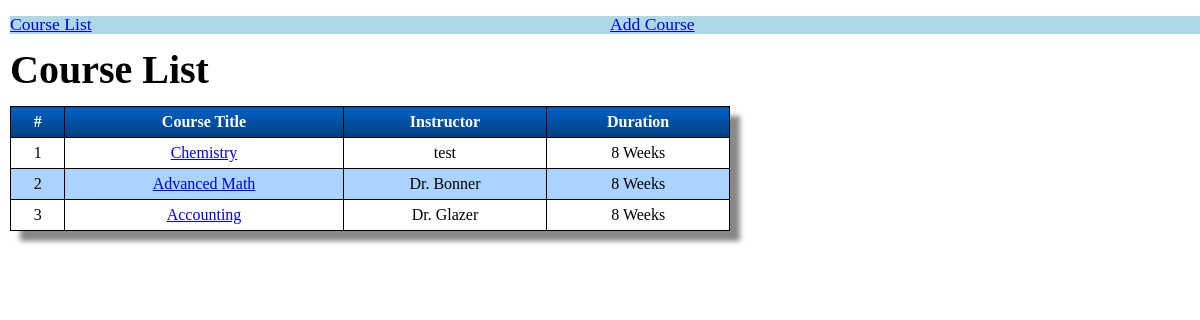
The app's page /courses, older data.
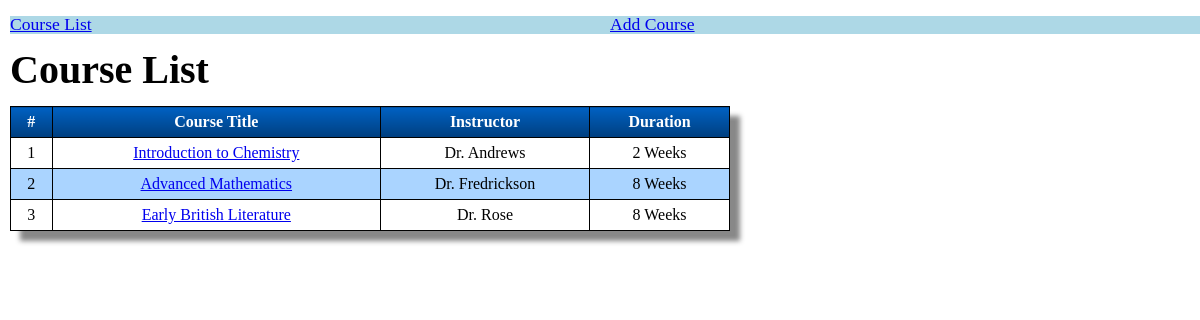
The same page, newer data.
### courses/models.py (models this page shows, shortened)
class Course(models.Model):
    title = models.CharField(max_length=100)
    description = models.TextField()
    instructor = models.CharField(max_length=100)
    duration = models.IntegerField(choices=[(2, "2 Weeks"), (8, "8 Weeks")])
    courseArt = models.ImageField(upload_to="course_art", max_length=100)

### courses/views.py (the view)
class CourseListView(ListView):
    model = Course
    template_name = "course_list.html"

### templates/course_list.html
{% extends "base.html" %}
{% block body %}
    <h1>Course List</h1>
    <br/>
    <table class="CSSTableGenerator">
        <tr>
            <td>#</td>
            <td>Course Title</td>
            <td>Instructor</td>
            <td>Duration</td>
        </tr>
        {% for object in object_list %}
            <tr>
                <td>{{ object.id }}</td>
                <td><a href="{% url "detail" object.id %}">{{ object.title }}</a></td>
                <td>{{ object.instructor }}</td>
                <td>{{ object.duration }} Weeks</td>
            </tr>
        {% endfor %}
    </table>
{% endblock %}

### templates/base.html (shortened to what this page needs)
{% load staticfiles %}
<!DOCTYPE html>
<html lang="en">
<head>
    <link href="{% static "Reset_Stylesheet.css" %}" rel="stylesheet" type="text/css">
    <link href="{% static "style.css" %}" rel="stylesheet" type="text/css">
</head>
<body>
    <nav>
        <ul>
            <li>
                <a href="{% url "list" %}">Course List</a>
            </li>
            <li>
                <a href="{% url "add" %}">Add Course</a>
            </li>
        </ul>
    </nav>
    <br/>
    <div>
        {% block body %}
        {% endblock %}
    </div>
</body>
</html>

### static/style.css (style rules this page uses)
body { width: 100%; margin: 10px 10px; }
nav { background: lightblue; font-size: 110%; width: 100%; }
nav ul { background: lightblue; width: 100%; }
nav ul li { background: lightblue; width: 50%; float: left; }
h1 { font-size: 40px; }
.CSSTableGenerator { margin:0px;padding:0px; width:60%; box-shadow: 10px 10px 5px #888888; border:1px solid #000000; -moz-border-radius-bottomleft:0px; -webkit-border-bottom-left-radius:0px; border-bottom-left-radius:0px; -moz-border-radius-bottomright:0px; -webkit-border-bottom-right-radius:0px; border-bottom-right-radius:0px; -moz-border-radius-topright:0px; -webkit-border-top-right-radius:0px; border-top-right-radius:0px; -moz-border-radius-topleft:0px; -webkit-border-top-left-radius:0px; border-top-left-radius:0px; }
.CSSTableGenerator tr:last-child td:last-child { -moz-border-radius-bottomright:0px; -webkit-border-bottom-right-radius:0px; border-bottom-right-radius:0px; }
.CSSTableGenerator tr:last-child td:first-child { -moz-border-radius-bottomleft:0px; -webkit-border-bottom-left-radius:0px; border-bottom-left-radius:0px; }
.CSSTableGenerator tr:nth-child(odd) { background-color:#aad4ff; }
.CSSTableGenerator tr:nth-child(even) { background-color:#ffffff; }
.CSSTableGenerator td { vertical-align:middle; border:1px solid #000000; border-width:0px 1px 1px 0px; text-align:center; padding:7px; font-weight:normal; color:#000000; }
.CSSTableGenerator tr:last-child td { border-width:0px 1px 0px 0px; }
.CSSTableGenerator tr td:last-child { border-width:0px 0px 1px 0px; }
.CSSTableGenerator tr:last-child td:last-child { border-width:0px 0px 0px 0px; }
.CSSTableGenerator tr:first-child td { background:-o-linear-gradient(bottom, #005fbf 5%, #003f7f 100%); background:-webkit-gradient( linear, left top, left bottom, color-stop(0.05, #005fbf), color-stop(1, #003f7f) ); background:-moz-linear-gradient( center top, #005fbf 5%, #003f7f 100% ); filter:progid:DXImageTransform.Microsoft.gradient(startColorstr="#005fbf", endColorstr="#003f7f"); background: -o-linear-gradient(top,#005fbf,003f7f); background-color:#005fbf; border:0px solid #000000; text-align:center; border-width:0px 0px 1px 1px; font-weight:bold; color:#ffffff; }
.CSSTableGenerator tr:first-child td:first-child { border-width:0px 0px 1px 0px; }
.CSSTableGenerator tr:first-child td:last-child { border-width:0px 0px 1px 1px; }

Row changes from the older to the newer data that the page shows:
changed Course id 1: title "Chemistry" → "Introduction to Chemistry"; instructor "test" → "Dr. Andrews"; duration "8" → "2"
changed Course id 2: title "Advanced Math" → "Advanced Mathematics"; instructor "Dr. Bonner" → "Dr. Fredrickson"
changed Course id 3: title "Accounting" → "Early British Literature"; instructor "Dr. Glazer" → "Dr. Rose"
